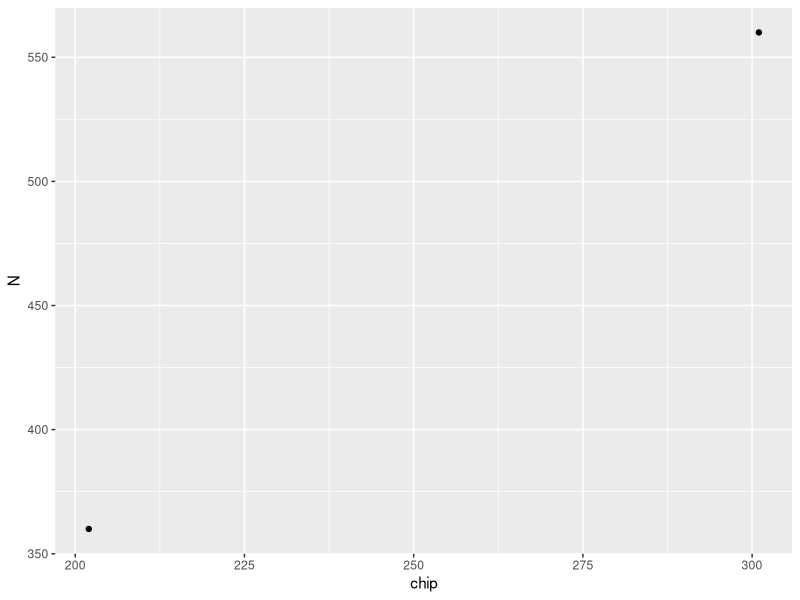
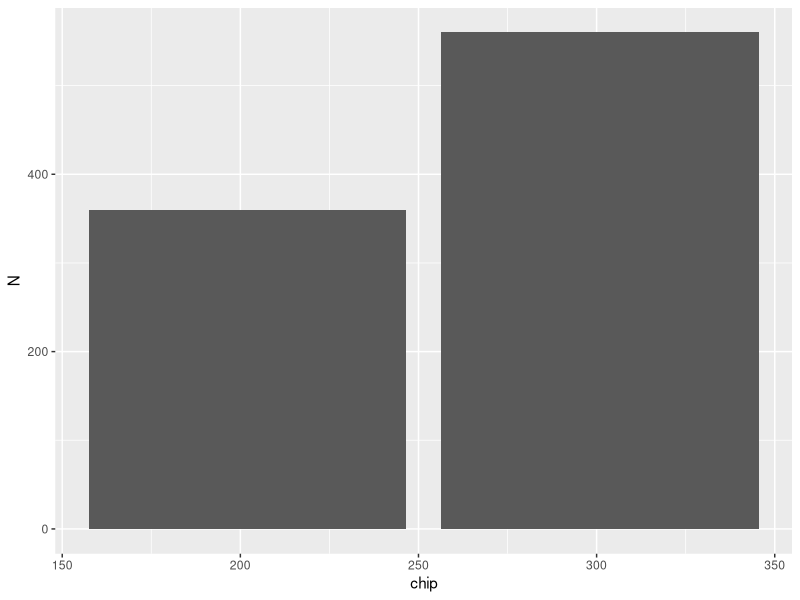

Reproduce these figures in R, in order. (Note: this script raises an error after producing the figures.)
# Hello, this program is for didactic purposes to learn quickly
# how to operate with R.

# To RUN the code you can select the lines and press "RUN" or CTRL+ENTER
print('hello') #this should give you a "hello" in the console

# You can comment lines with the '#' symbol, these lines 
# will  be ignored from the program. You can select and comment
# multiple lines with CTRL+shift+C


#----------------------------------------------------------------
# 1) Declare the libraries that you need to use. RStudio allows 
#    to install automatically, but otherwise you can just run
#    install.packages("NAME_OF_THE_LIBRARY")
# - the libraries must be run before running the other commands -
library(tidyverse) #this library includes dataframes etc...
library(ggplot2)   #this library includes plotting features
library(readxl)    #this library allows to import data from excel
#---------------------------------------------------------------


#---------------------------------------------------------------
# 2) Import data from txt, csv or excel  files
getwd() #this will give you the working directory. Make sure to include
        #your excel files in the working directory

#    This command will create an 'object' called Data_Mixer_Raw
#    and fill this object with the content that read_excel gives
Data_Mixer_Raw <- read_excel("2023_Mixer_Analysis.xlsx")

head(Data_Mixer_Raw, 6) 
# if everything is good, the console will print the first 
# 6 lines of the dataframe you just created
#---------------------------------------------------------------


#---------------------------------------------------------------
# 3) Statistical analysis
# For example, calculating the averages and the Mixing Index for the dataset
# We create a dataframe with the processed data: 
# '%>%' will continue the command to the following line

First_example <- Data_Mixer_Raw %>%
  group_by(chip) %>% #this will group the data for the different values of chip
  summarise(N= n(), .groups = "keep") #this will summarize the groups 
head(First_example, 6)
# in this example, we added the variable N that will contain the result of  the 
# function n(). this function will show the number of elements for each group



#---------------------------------------------------------------
# 4) Plotting
# example: plotting the data in First_example with the number of values in
# function of the chip name
ggplot(data = First_example)+
  aes(x = chip, y = N)+
  geom_point()

# now you can play with variables and functions to get different results, for example
# you can replace the function geom_points with geom_bar (uncomment next lines)
 ggplot(data = First_example)+
   aes(x = chip, y = N)+
   geom_bar(stat = "identity") #this will  give a barplot


#---------------------------------------------------------------
# 4) Saving
# writing a csv file     "Location/Directory/File name.csv"    
write.csv(First_example, "C:/Users/Mixer_analysis.csv")
 
 # saving the plot for Inkscape (vector graphics)
svg("Mixer_plot.svg", width = 10, height = 5) #open file
 
ggplot(data = First_example)+
  aes(x = chip, y = N)+
  geom_point()
 
dev.off() #this command is  necessary to close the svg file
 
 
 